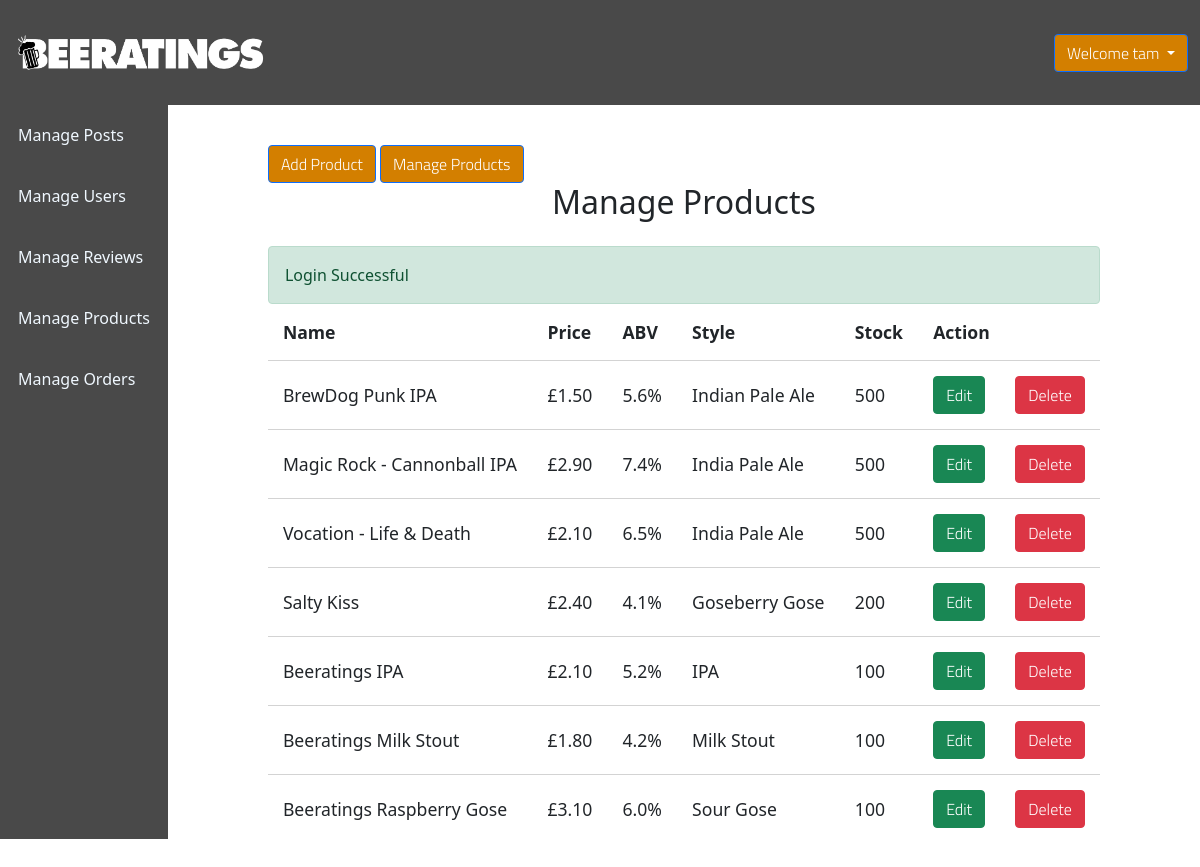
The app's page /beeratings/admin/products/admin_products.php (signed in) with its own data.
### tables this page shows
CREATE TABLE `products` (
  `id` int(250) NOT NULL,
  `product_code` varchar(10) NOT NULL,
  `product_name` varchar(200) NOT NULL,
  `product_price` varchar(250) NOT NULL,
  `abv` varchar(10) NOT NULL,
  `style` varchar(100) NOT NULL,
  `product_description` varchar(1000) NOT NULL,
  `stock` int(200) NOT NULL,
  `product_image` varchar(100) NOT NULL
);

### beeratings/admin/products/product.php (called while the page is built, shortened)
<?php
  include_once("../../../includes/db.php");
    $table = 'products';
    $products = selectALL($table);

### includes/db.php (called while the page is built, shortened)
<?php
require('dbconnect.php');
function selectALL($table, $conditions = [])
{
    global $conn;
    $sql = "SELECT * FROM $table";
    if (empty($conditions)) {
        $stmt = $conn->prepare($sql);
        $stmt->execute();
        $records = $stmt->get_result()->fetch_all(MYSQLI_ASSOC);
        return $records;
    }
}

### beeratings/admin/products/admin_products.php (the view, shortened to what this page needs)
<?php include_once("product.php");
?>
<!DOCTYPE html>
<html lang="en">
    <head>
        <link rel="stylesheet"
            href="https://use.fontawesome.com/releases/v5.7.2/css/all.css"
>
        <link href="https://cdn.jsdelivr.net/npm/bootstrap@5.0.0-beta3/dist/css/bootstrap.min.css" rel="stylesheet">
        <link rel="stylesheet" href="../../css/admin.css">
    </head>
    <body>
        <?php include_once("../includes/admin_header.php"); ?>
        <div class="admin-wrapper">
        <?php include_once("../includes/admin_sidemenu.php"); ?>
            <div class="admin-content">
                <div class="button-group">
                    <a href="create.php" class="btn btn-primary">Add Product</a>
                    <a href="admin_products.php" class="btn btn-primary">Manage Products</a>
                </div>
                <div class="content">
                    <h2 class="page-title">Manage Products</h2>
                    <?php include_once("../../../includes/messages.php"); ?>
                    <table>
                        <thead>
                            <th>Name</th>
                            <th>Price</th>
                            <th>ABV</th>
                            <th>Style</th>
                            <th>Stock</th>
                            <th colspan="3">Action</th>
                        </thead>
                        <tbody>
                            <?php
                                foreach ($products as $key => $product):?>
                                <tr>
                                <td><?php echo $product['product_name']?></td>
                                <td>£<?php echo $product['product_price']?></td>
                                <td><?php echo $product['abv']?>%</td>
                                <td><?php echo $product['style']?></td>
                                <td><?php echo $product['stock']?></td>
                                <td><a href="edit.php?id=<?php echo $product['id'];?>" class="btn btn-success">Edit</a></td>
                                <td><a href="admin_products.php?del_id=<?php echo $product['id'];?>" class="btn btn-danger">Delete</a></td>
                            </tr>
                            <?php endforeach;?>
                        </tbody>
                    </table>
                </div>
            </div>
        </div>
    </body>
</html>

### beeratings/css/admin.css (style rules this page uses)
.admin-wrapper { display: flex; height: calc(100% - 66px); }
.btn { font-family: 'Titillium Web', sans-serif; font-weight: 300; }
.admin-wrapper .admin-content { flex: 8; height: 100%; padding: 40px 100px 100px; overflow-y: scroll; }
.admin-content .page-title { text-align: center; margin-bottom: 1.5rem; }
table { width: 100%; border-collapse: collapse; font-size: 1.1rem; }
th, td { padding: 15px; text-align: left; border-bottom: 1px solid #d3d3d3; }
* { box-sizing: border-box }
html, body { height: 100%; padding: 0px; margin: 0px; }
a { text-decoration: none; color: inherit; }
.btn-primary { background-color: #D37F00; }

### records on screen
products: product_name "BrewDog Punk IPA", product_price "1.50", abv "5.6", style "Indian Pale Ale", stock "500"
products: product_name "Magic Rock - Cannonball IPA", product_price "2.90", abv "7.4", style "India Pale Ale", stock "500"
products: product_name "Vocation - Life & Death", product_price "2.10", abv "6.5", style "India Pale Ale", stock "500"
products: product_name "Salty Kiss", product_price "2.40", abv "4.1", style "Goseberry Gose", stock "200"
products: product_name "Beeratings IPA", product_price "2.10", abv "5.2", style "IPA", stock "100"
products: product_name "Beeratings Milk Stout", product_price "1.80", abv "4.2", style "Milk Stout", stock "100"
products: product_name "Beeratings Raspberry Gose", product_price "3.10", abv "6.0", style "Sour Gose", stock "100"

### other values on screen
$_SESSION['username'] "tam"
$_SESSION['message'] "Login Successful"
